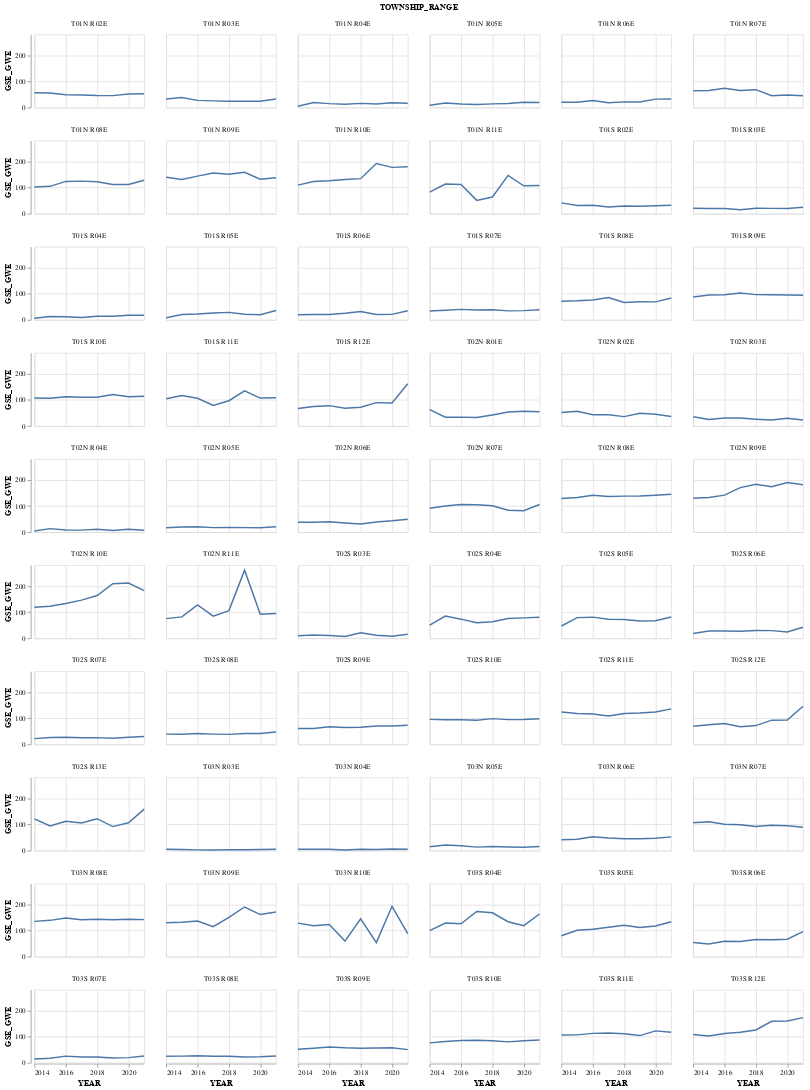

The code cell stored with this chart in its notebook:
### Code cell
alt.Chart(item_df[item_df['TOWNSHIP_RANGE'].isin(list(item_df.TOWNSHIP_RANGE.unique())[:60])]
).mark_line(
).encode(
    x="YEAR:T",
    y='GSE_GWE:Q',
    facet=alt.Facet('TOWNSHIP_RANGE:N', columns=6)
).properties(width=150, height=100)

### Figure 1 — Vega-Lite specification as saved in the notebook (floating-point values rounded to 4 significant figures; data arrays with more than 128 entries replaced by an {"elided": "..."} marker saying what was removed)
{"config": {"view": {"continuousWidth": 400, "continuousHeight": 300}}, "data": {"name": "data-ec5b1b36c22bf592ebb6c56510bca067"}, "mark": "line", "encoding": {"facet": {"columns": 6, "field": "TOWNSHIP_RANGE", "type": "nominal"}, "x": {"field": "YEAR", "type": "temporal"}, "y": {"field": "GSE_GWE", "type": "quantitative"}}, "height": 100, "width": 150, "$schema": "https://vega.github.io/schema/vega-lite/v4.17.0.json", "datasets": {"data-ec5b1b36c22bf592ebb6c56510bca067": {"elided": "480 records"}}}
